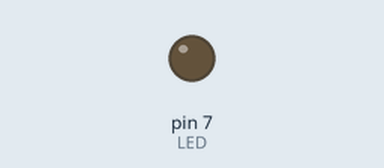
Simulated run of this sketch. Board: Arduino Uno, built with avr-gcc and run on an emulated ATmega328P. Parts: output pins drawn as LEDs (lit = HIGH).

Above: at 1.2 s.
At 9.1 s:
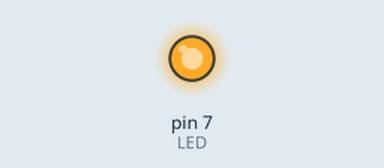
Timing chart, 0 to 9.6 s (numbered marks = the images above):
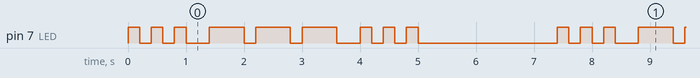

The sketch:

Morse.ino
```cpp
// Pino do LED
int LED = 7;

// Mensagem que será transmitida
char codigo[] = "sos";

// Variáveis para calibração
int toque_curto = 200;
int toque_longo = 600;
int tempo_e_toques = 200;
int entre_letras = 200;
int tempo_espaco = 1000;
int fim_mensagem = 2000;

int contador = 0;

void setup () {
    pinMode(LED, OUTPUT);
}

void curto () {
    digitalWrite(LED, HIGH);
    delay(toque_curto);
    digitalWrite(LED, LOW);
    delay(tempo_e_toques);
}

void longo () {
    digitalWrite(LED, HIGH);
    delay(toque_longo);
    digitalWrite(LED, LOW);
    delay(tempo_e_toques);
}

void loop () {
    if      (codigo[contador] == 'a') { //A
        curto(); longo();
        delay(entre_letras);
    }
    else if (codigo[contador] == 'b') { //B
        longo(); curto(); curto(); curto();
        delay(entre_letras);
    }
    else if (codigo[contador] == 'c') { //C
        longo(); curto(); longo(); curto();
        delay(entre_letras);
    }
    else if (codigo[contador] == 'd') { //D
        longo(); curto(); curto();
        delay(entre_letras);
    }
    else if (codigo[contador] == 'e') { //E
        curto();
        delay(entre_letras);
    }
    else if (codigo[contador] == 'f') { //F
        curto(); curto(); longo(); curto();
        delay(entre_letras);
    }
    else if (codigo[contador] == 'g') { //G
        longo(); longo(); curto();
        delay(entre_letras);
    }
    else if (codigo[contador] == 'h') { //H
        curto(); curto(); curto(); curto();
        delay(entre_letras);
    }
    else if (codigo[contador] == 'i') { //I
        curto(); curto();
        delay(entre_letras);
    }
    else if (codigo[contador] == 'j') { //J
        curto(); longo(); longo(); longo();
        delay(entre_letras);
    }
    else if (codigo[contador] == 'k') { //K
        longo(); curto(); longo();
        delay(entre_letras);
    }
    else if (codigo[contador] == 'l') { //L
        curto(); longo(); curto(); curto();
        delay(entre_letras);
    }
    else if (codigo[contador] == 'm') { //M
        longo(); longo();
        delay(entre_letras);
    }
    else if (codigo[contador] == 'n') { //N
        longo(); curto();
        delay(entre_letras);
    }
    else if (codigo[contador] == 'o') { //O
        longo(); longo(); longo();
        delay(entre_letras);
    }
    else if (codigo[contador] == 'p') { //P
        curto(); longo(); longo(); curto();
        delay(entre_letras);
    }
    else if (codigo[contador] == 'q') { //Q
        longo(); longo(); curto(); longo();
        delay(entre_letras);
    }
    else if (codigo[contador] == 'r') { //R
        curto(); longo(); curto();
        delay(entre_letras);
    }
    else if (codigo[contador] == 's') { //S
        curto(); curto(); curto();
        delay(entre_letras);
    }
    else if (codigo[contador] == 't') { //T
        longo();
        delay(entre_letras);
    }
    else if (codigo[contador] == 'u') { //U
        curto(); curto(); longo();
        delay(entre_letras);
    }
    else if (codigo[contador] == 'v') { //V
        curto(); curto(); curto(); longo();
        delay(entre_letras);
    }
    else if (codigo[contador] == 'w') { //W
        curto(); longo(); longo();
        delay(entre_letras);
    }
    else if (codigo[contador] == 'x') { //X
        longo(); curto(); curto(); longo();
        delay(entre_letras);
    }
    else if (codigo[contador] == 'y') { //Y
        longo(); curto(); longo(); longo();
        delay(entre_letras);
    }
    else if (codigo[contador] == 'z') { //Z
        longo(); longo(); curto(); curto();
        delay(entre_letras);
    }
    else if (codigo[contador] == ' ') { //(ESPAÇO)
        delay(tempo_espaco);
    }
    else if (codigo[contador] == '0') { //0
        longo(); longo(); longo(); longo(); longo();
        delay(entre_letras);
    }
    else if (codigo[contador] == '1') { //1
        curto(); longo(); longo(); longo(); longo();
        delay(entre_letras);
    }
    else if (codigo[contador] == '2') { //2
        curto(); curto(); longo(); longo(); longo();
        delay(entre_letras);
    }
    else if (codigo[contador] == '3') { //3
        curto(); curto(); curto(); longo(); longo();
        delay(entre_letras);
    }
    else if (codigo[contador] == '4') { //4
        curto(); curto(); curto(); curto(); longo();
        delay(entre_letras);
    }
    else if (codigo[contador] == '5') { //5
        curto(); curto(); curto(); curto(); curto();
        delay(entre_letras);
    }
    else if (codigo[contador] == '6') { //6
        longo(); curto(); curto(); curto(); curto();
        delay(entre_letras);
    }
    else if (codigo[contador] == '7') { //7
        longo(); longo(); curto(); curto(); curto();
        delay(entre_letras);
    }
    else if (codigo[contador] == '8') { //8
        longo(); longo(); longo(); curto(); curto();
        delay(entre_letras);
    }
    else if (codigo[contador] == '9') { //9
        longo(); longo(); longo(); longo(); curto();
        delay(entre_letras);
    }
    else if (codigo[contador] == '\0') { //FIM
        contador = -1;
        delay(fim_mensagem);
    }
    contador++;
}
```

Measured:
- by itself, pin 7 (LED): repeats every 7.4 s: 2 × (LOW 0.20 s, HIGH 0.20 s), LOW 0.40 s, 2 × (HIGH 0.60 s, LOW 0.20 s), HIGH 0.60 s, LOW 0.40 s, 2 × (HIGH 0.20 s, LOW 0.20 s), HIGH 0.20 s, LOW 2.4 s, HIGH 0.20 s
- by itself, everything shown: repeats every 7.4 s, in 18 steps
